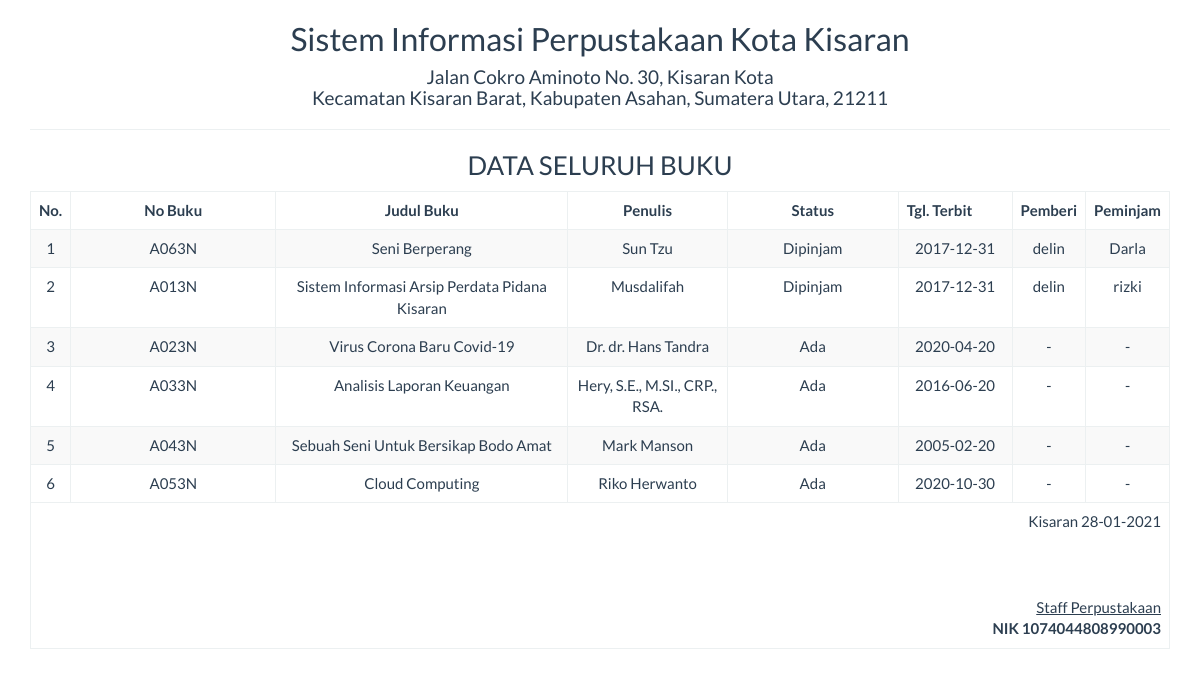
Page /report/arsip_semua.php on the committed database.
### tables this page shows
CREATE TABLE `tbl_buku` (
  `id` int(5) NOT NULL,
  `penulis_buku` varchar(50) NOT NULL,
  `judul_buku` varchar(200) NOT NULL,
  `no_buku` varchar(200) NOT NULL,
  `tgl_terbit` date NOT NULL,
  `peminjam` varchar(50) NOT NULL,
  `pemberi` varchar(50) NOT NULL,
  `status` varchar(25) NOT NULL,
  `keterangan` varchar(100) NOT NULL
);

### report/arsip_semua.php (the view, shortened to what this page needs)
<!DOCTYPE html>
<html>
    <head>
        <link href="../Assets/css/bootstrap.min.css" rel="stylesheet" type="text/css"/>
    </head>
    <body onload="print()">
        <?php
        include '../config/koneksi.php';
        ?>
        <div class="container">
            <div class='row'>
                <div class="col-sm-12">
                    <div class="text-center">
                        <h2>Sistem Informasi Perpustakaan Kota Kisaran </h2>
                        <h4>Jalan Cokro Aminoto No. 30, Kisaran Kota <br> Kecamatan Kisaran Barat, Kabupaten Asahan, Sumatera Utara, 21211</h4>
                        <hr>
                        <h3>DATA SELURUH BUKU</h3>
                        <table class="table table-bordered table-striped table-hover">
                        <tbody>
                                <thead>
								<tr>
									<th>No.</th>
                                    <th width="18%"><center>No Buku</center></th>
                                    <th><center>Judul Buku</center></th>
                                    <th width="14%"><center>Penulis</center></th>
                                    <th width="15%"><center>Status</center></th>
                                    <th width="10%">Tgl. Terbit</th>
                                    <th><center>Pemberi</center></th>
                                    <th><center>Peminjam</center></th>
								</tr>
								</thead>
							<tbody>
                            <?php
                            $sql = "SELECT * FROM tbl_buku";
                            $query = mysqli_query($koneksi, $sql) or die("SQL Anda Salah");
                            $nomor = 0;
                            while ($data = mysqli_fetch_array($query)) {
                                $nomor++;
                                ?>
                                <tr>
                                    <td><?= $nomor ?></td>
									<td><?= $data['no_buku'] ?></td>
                                    <td><?= $data['judul_buku'] ?></td>
                                    <td><?= $data['penulis_buku'] ?></td>
                                    <td><?= $data['status'] ?></td>
									<td><?= $data['tgl_terbit'] ?></td>
									<td><?= $data['pemberi'] ?></td>
									<td><?= $data['peminjam'] ?></td>
                                </tr>
                            <?php } ?>
							</tbody>
                        </tbody>
                            <tfoot>
                                <tr>
                                    <td colspan="8" class="text-right">
                                        Kisaran  <?= date("d-m-Y") ?>
                                        <br><br><br><br>
                                        <u>Staff Perpustakaan<strong></u><br>
                                        NIK 1074044808990003
									</td>
								</tr>
							</tfoot>
                        </table>
                    </div>
                </div>
            </div>
    </body>
</html>

### rows in the picture
tbl_buku: no_buku "A063N", judul_buku "Seni Berperang", penulis_buku "Sun Tzu", status "Dipinjam", tgl_terbit "2017-12-31", pemberi "delin", peminjam "Darla"
tbl_buku: no_buku "A013N", judul_buku "Sistem Informasi Arsip Perdata Pidana Kisaran", penulis_buku "Musdalifah", status "Dipinjam", tgl_terbit "2017-12-31", pemberi "delin", peminjam "rizki"
tbl_buku: no_buku "A023N", judul_buku "Virus Corona Baru Covid-19", penulis_buku "Dr. dr. Hans Tandra", status "Ada", tgl_terbit "2020-04-20", pemberi "-", peminjam "-"
tbl_buku: no_buku "A033N", judul_buku "Analisis Laporan Keuangan", penulis_buku "Hery, S.E., M.SI., CRP., RSA.", status "Ada", tgl_terbit "2016-06-20", pemberi "-", peminjam "-"
tbl_buku: no_buku "A043N", judul_buku "Sebuah Seni Untuk Bersikap Bodo Amat", penulis_buku "Mark Manson", status "Ada", tgl_terbit "2005-02-20", pemberi "-", peminjam "-"
tbl_buku: no_buku "A053N", judul_buku "Cloud Computing", penulis_buku "Riko Herwanto", status "Ada", tgl_terbit "2020-10-30", pemberi "-", peminjam "-"
